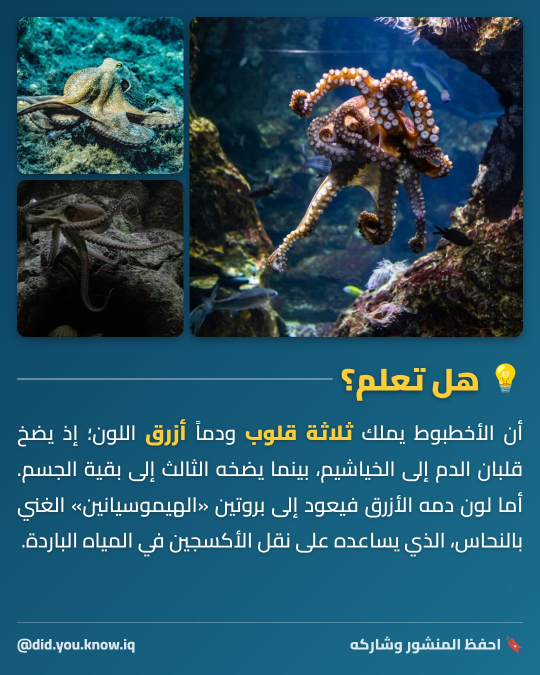
#> input picture posts/01_octopus.jpg, 1080 x 1350 px (shown at 1/2 size)
$ python make_story.py ../posts/07_strawberry.jpg ../posts/01_octopus.jpg ../posts/01_octopus.jpg ../posts/01_octopus.jpg
#> lines starting #> are read from the running program, lines starting #| are printed output that depends on the picture
"""Instagram Story images (1080x1920 JPEG) built from posts that are already rendered.

Two kinds:
  question  - morning teaser for the post that goes out next: photo + «سؤال اليوم» + the title,
              "the answer is in today's 1 pm post".
  post      - the image post that was just published, framed for a story, with "full fact in our
              latest post".
Story video for reels is the reel file itself (see scripts/publish_reel.py).

Everything important stays inside the story safe zone (top 250 px = profile bar, bottom 340 px =
reply bar). No network is needed: backgrounds come from posts/<name>.jpg.

Usage: python3 tools/make_story.py question|post posts/NN_topic.jpg out.jpg ["title"]
"""
import html, json, pathlib, re, subprocess, sys, tempfile

from PIL import Image, ImageFilter, ImageEnhance, ImageStat

ROOT = pathlib.Path(__file__).resolve().parent.parent
FONT = ROOT / "assets" / "Cairo.ttf"
CHROME = next((c for c in ("google-chrome", "google-chrome-stable", "chromium", "chromium-browser")
               if subprocess.run(["which", c], capture_output=True).returncode == 0), None)
W, H = 1080, 1920
SAFE_TOP, SAFE_BOTTOM = 250, 340
PHOTO_BOX = (70, 34, 1010, 674)        # where the photo grid sits on a rendered 1080x1350 post
POST_ANSWER_TIME = "الساعة 1 ظهراً"     # first image slot (cron 10:07 UTC)


def background(post, out):
    """Blurred, darkened full-screen background from the post's photo area."""
    ph = Image.open(post).convert("RGB").crop(PHOTO_BOX)
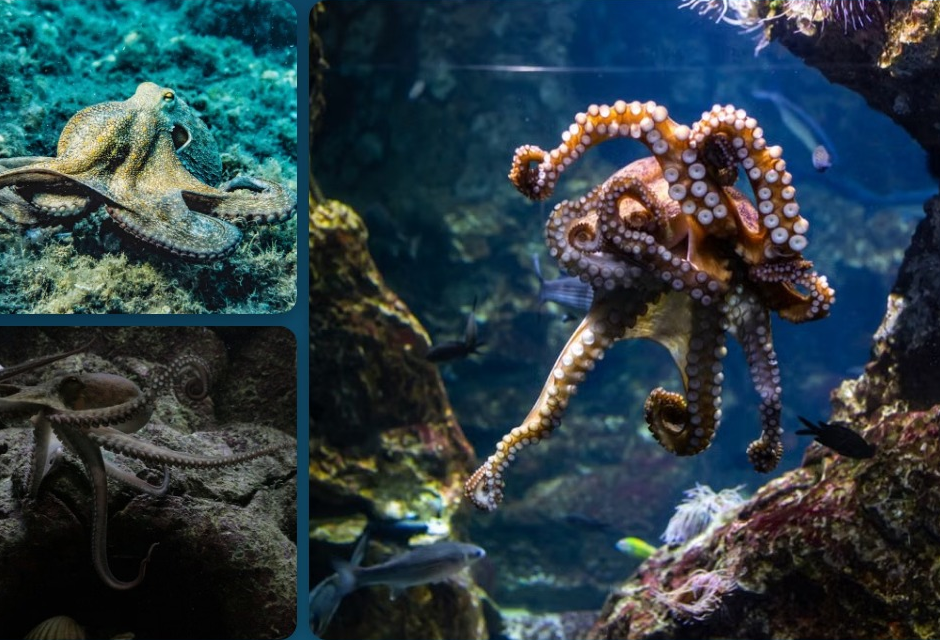
#> ph: PIL image 940x640 RGB; mean R, G, B 45.8, 63, 69.4
    s = max(W / ph.width, H / ph.height)
#> s = 3
    bg = ph.resize((round(ph.width * s) + 2, round(ph.height * s) + 2), Image.LANCZOS)
    x, y = (bg.width - W) // 2, (bg.height - H) // 2
#> x = 871; y = 1
    bg = bg.crop((x, y, x + W, y + H)).filter(ImageFilter.GaussianBlur(38))
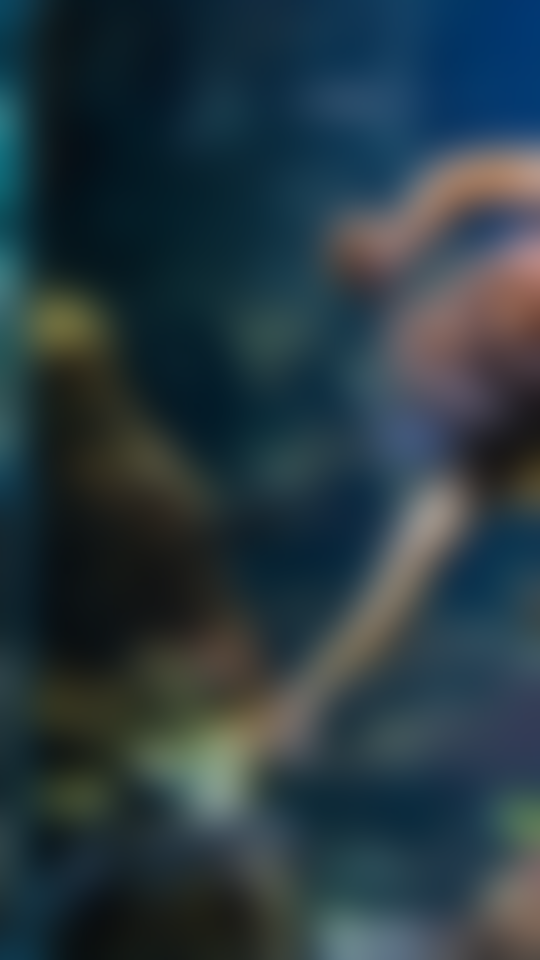
#> bg: PIL image 1080x1920 RGB (shown at 1/2 size); mean R, G, B 41, 58, 65.6
    bg = ImageEnhance.Brightness(bg).enhance(0.55)
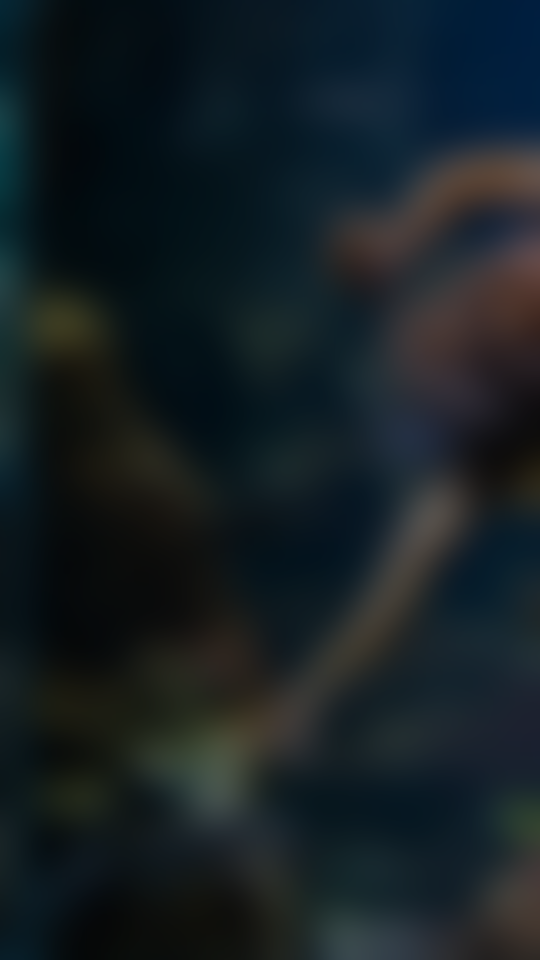
#> bg: PIL image 1080x1920 RGB (shown at 1/2 size); mean R, G, B 22.1, 31.4, 35.6
    bg.save(out, quality=92)


def photo_crop(post, out):
    Image.open(post).convert("RGB").crop(PHOTO_BOX).save(out, quality=94)


# [4 lines left out: function accent, not called in this run]


CSS = f"""@font-face {{ font-family: Cairo; src: url('file://{FONT}'); }}
* {{ margin:0; padding:0; box-sizing:border-box; }}
html,body {{ width:{W}px; height:{H}px; overflow:hidden; }}
body {{ font-family: Cairo, 'Noto Color Emoji', sans-serif; direction: rtl; color:#fff; }}
.emo {{ font-family:'Noto Color Emoji'; }}
.bg {{ position:absolute; inset:0; background-size:cover; }}
.pill {{ position:absolute; top:{SAFE_TOP + 20}px; left:0; right:0; text-align:center; }}
.pill span {{ display:inline-block; background:#ffcc33; color:#1a1a1a; font-size:46px; font-weight:900;
  padding:10px 38px 16px; border-radius:60px; box-shadow:0 8px 24px rgba(0,0,0,.35); }}
.handle {{ position:absolute; bottom:{SAFE_BOTTOM + 20}px; left:0; right:0; text-align:center; direction:ltr;
  font-size:38px; font-weight:800; color:rgba(255,255,255,.92); text-shadow:0 2px 10px rgba(0,0,0,.6); }}
"""

FIT = """<script>
document.fonts.ready.then(() => {
  const el = document.getElementById('fit'); if (!el) return;
  const max = +el.dataset.maxh; let fs = +el.dataset.fs;
  while (el.scrollHeight > max && fs > 40) { fs -= 2; el.style.fontSize = fs + 'px'; }
});
</script>"""


def chrome_jpg(markup, out):
    with tempfile.TemporaryDirectory() as td:
        page = pathlib.Path(td) / "s.html"
        page.write_text(markup, encoding="utf-8")
        png = pathlib.Path(td) / "s.png"
#> (the run stopped early here; a loop or call above may not have finished)

$ run again, on posts/025_lightning_per_day.jpg
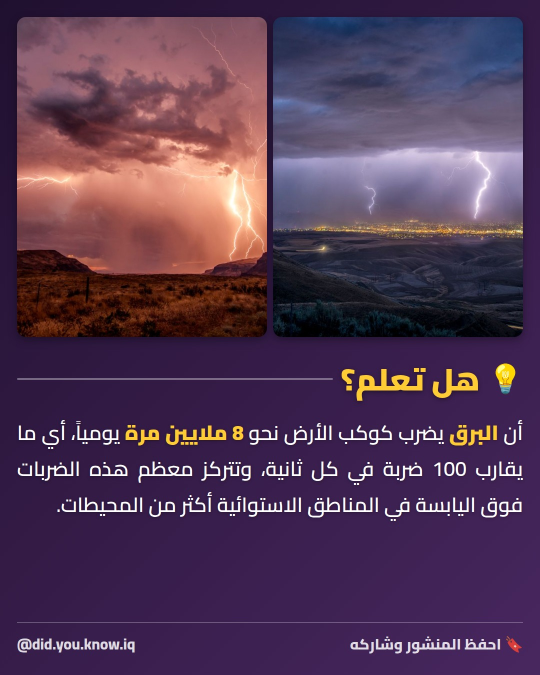
#> input picture posts/025_lightning_per_day.jpg, 1080 x 1350 px (shown at 1/2 size)
#> in background, `ph = Image.open(post).convert("RGB").crop(PHOTO_BOX)`:
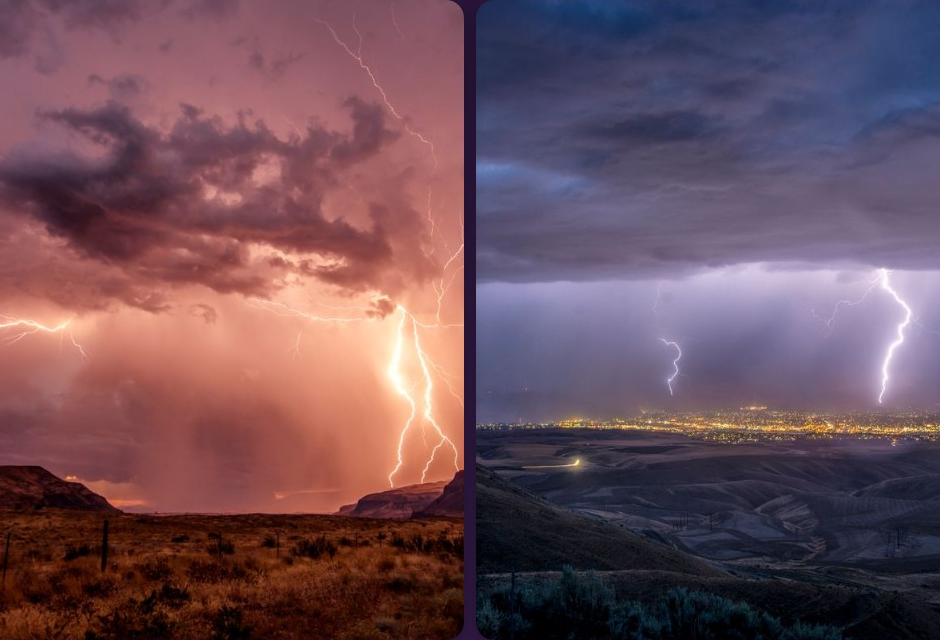
#> ph: PIL image 940x640 RGB; mean R, G, B 109.3, 79.4, 90.2
#> in background, `bg = ImageEnhance.Brightness(bg).enhance(0.55)`:
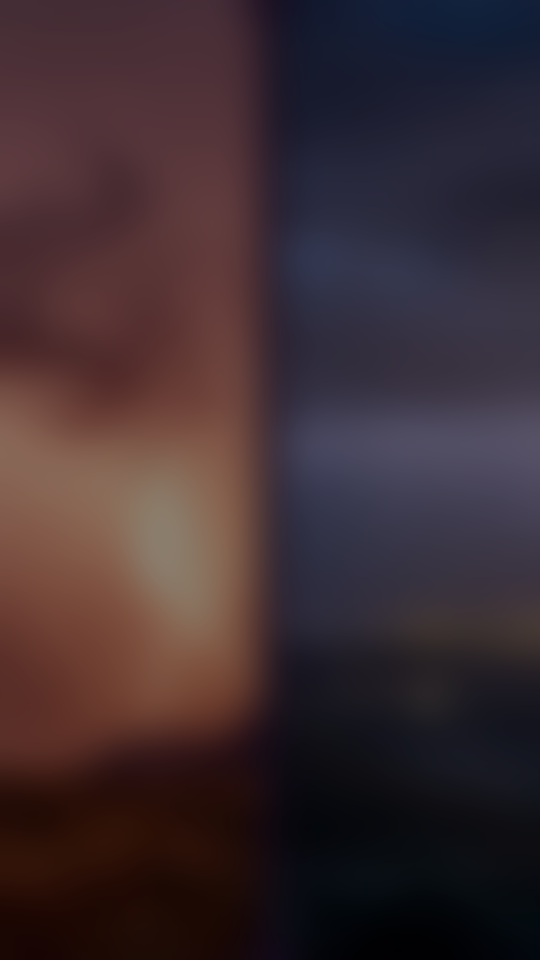
#> bg: PIL image 1080x1920 RGB (shown at 1/2 size); mean R, G, B 60.9, 44.4, 49.3

$ run again, on posts/04_giraffe.jpg
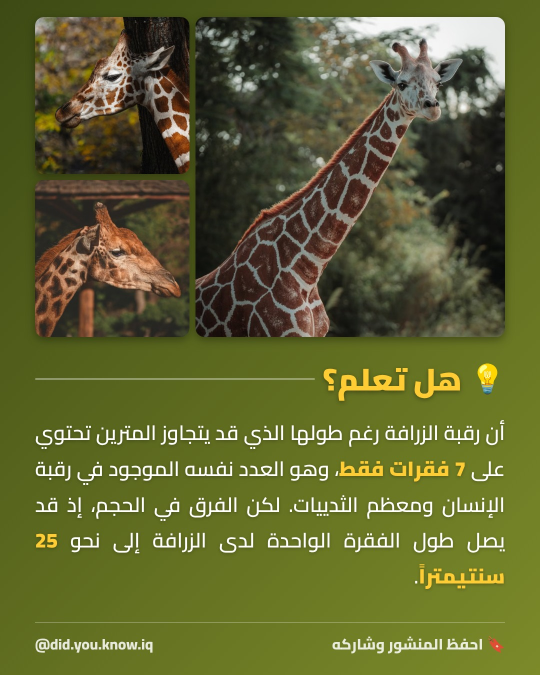
#> input picture posts/04_giraffe.jpg, 1080 x 1350 px (shown at 1/2 size)
#> in background, `ph = Image.open(post).convert("RGB").crop(PHOTO_BOX)`:
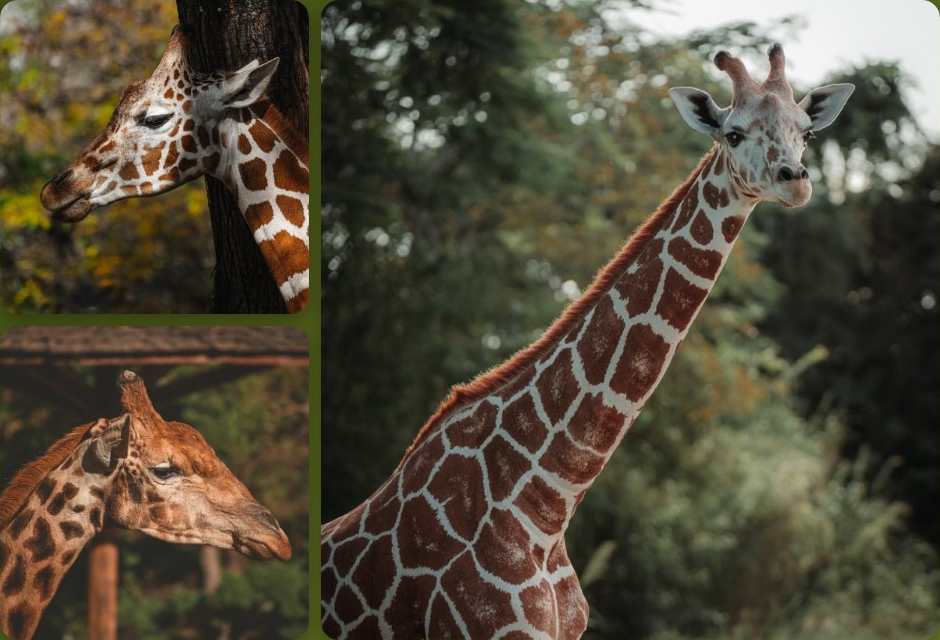
#> ph: PIL image 940x640 RGB; mean R, G, B 83.2, 75.9, 58.9
#> in background, `bg = ImageEnhance.Brightness(bg).enhance(0.55)`:
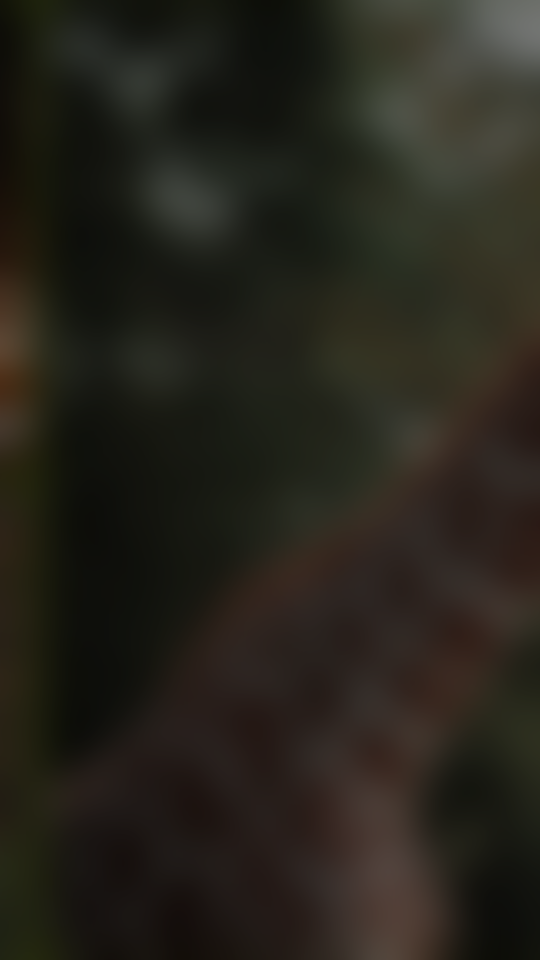
#> bg: PIL image 1080x1920 RGB (shown at 1/2 size); mean R, G, B 38.3, 35.6, 27.5

$ run again, on posts/05_heart.jpg
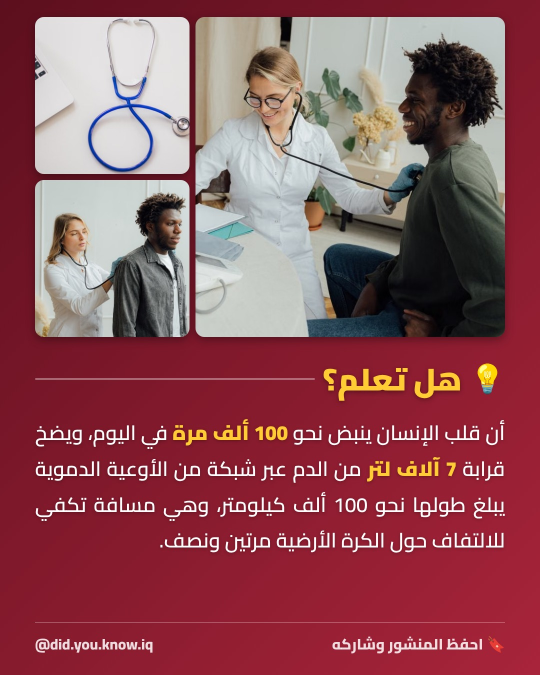
#> input picture posts/05_heart.jpg, 1080 x 1350 px (shown at 1/2 size)
#> in background, `ph = Image.open(post).convert("RGB").crop(PHOTO_BOX)`:
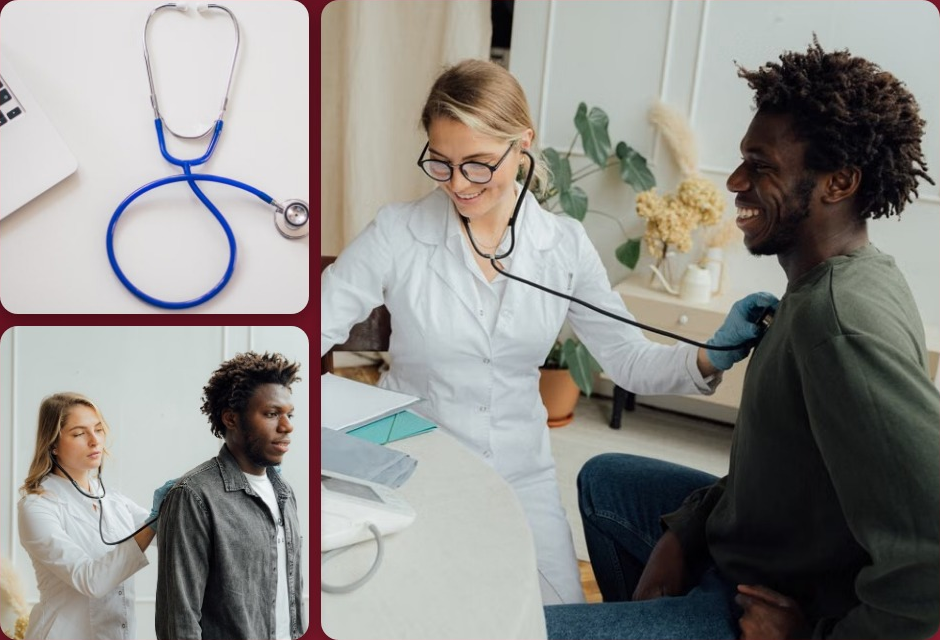
#> ph: PIL image 940x640 RGB; mean R, G, B 144.1, 142.6, 139.1
#> in background, `bg = ImageEnhance.Brightness(bg).enhance(0.55)`:
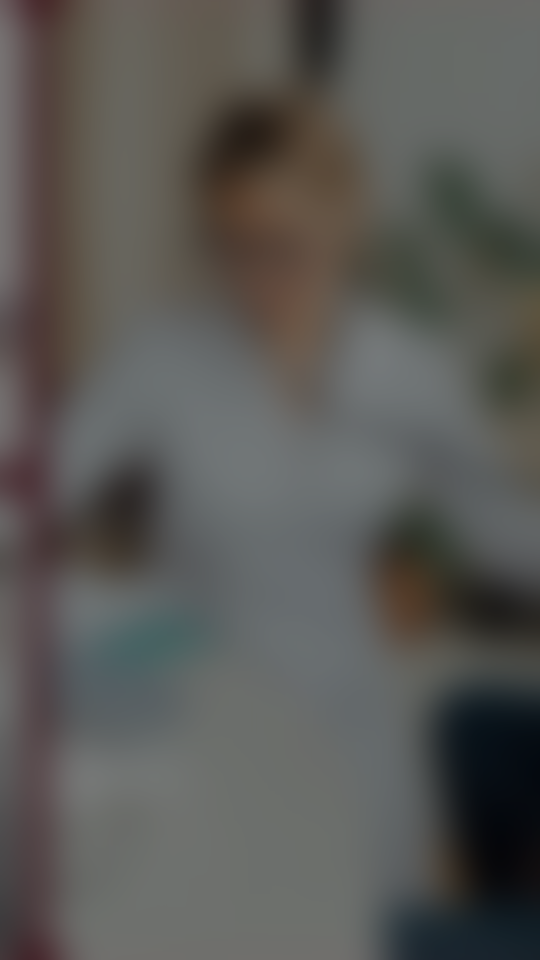
#> bg: PIL image 1080x1920 RGB (shown at 1/2 size); mean R, G, B 89.3, 88.2, 85.1
